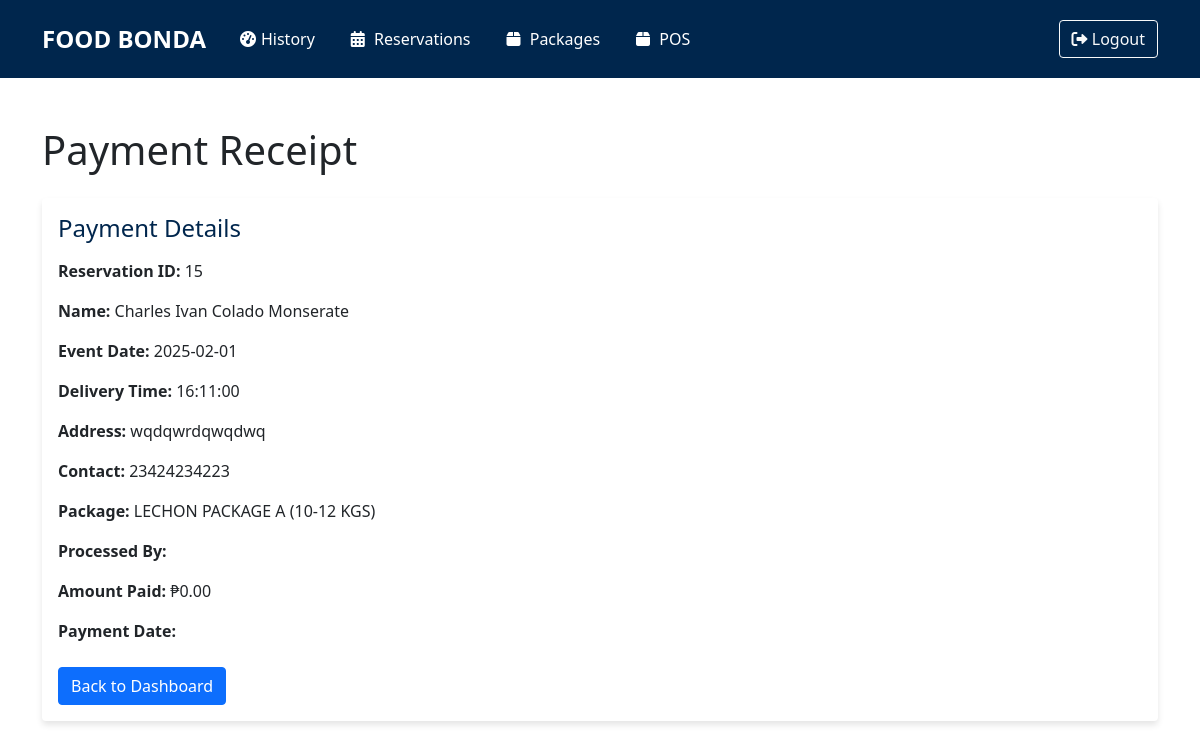
The page /owner/receipt.php?reservation_id=15 on the database as committed earlier.
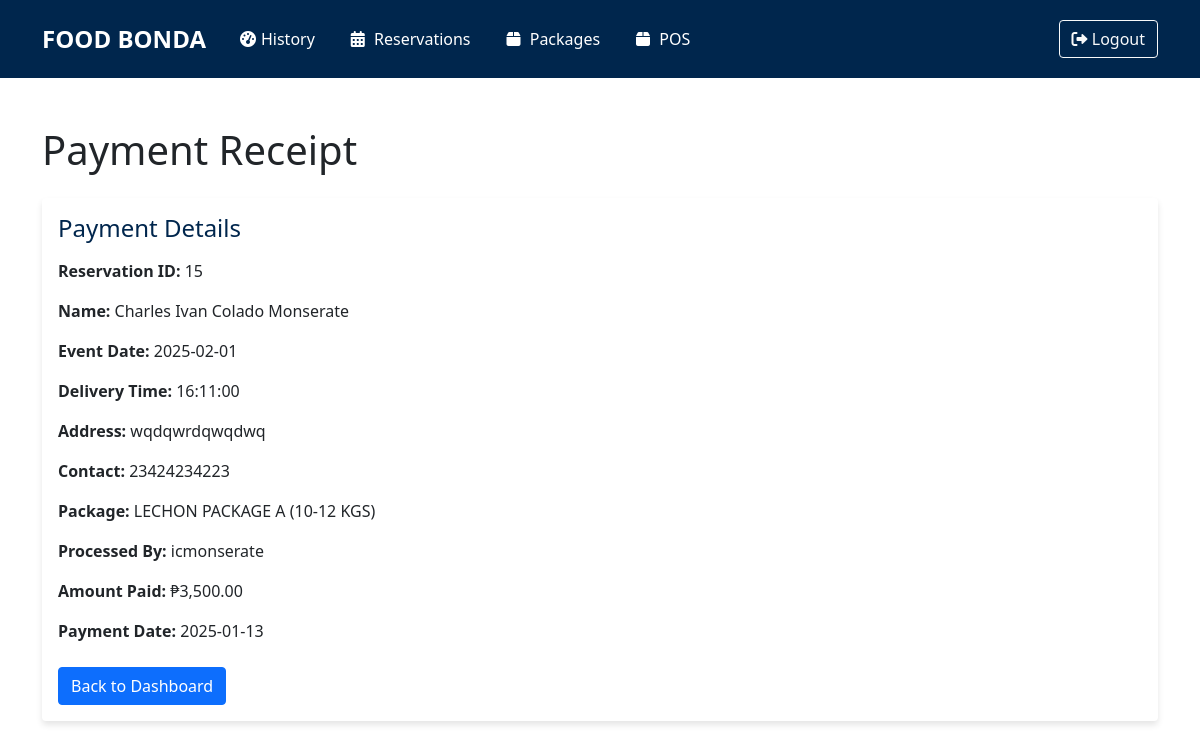
The same page on the database as committed later.
### tables this page shows
CREATE TABLE `payment` (
  `payment_id` int NOT NULL,
  `reservation_id` int DEFAULT NULL,
  `owner_id` int DEFAULT NULL,
  `amount` decimal(10,2) DEFAULT NULL,
  `payment_date` date DEFAULT NULL,
  `created_at` timestamp NULL DEFAULT NULL
);

CREATE TABLE `owners` (
  `owner_id` int NOT NULL,
  `username` varchar(50) NOT NULL,
  `password` varchar(255) NOT NULL,
  `first_name` varchar(50) NOT NULL,
  `last_name` varchar(50) NOT NULL,
  `email` varchar(100) NOT NULL
);

### owner/receipt.php (the view, shortened to what this page needs)
<?php
require_once '../db_conn.php';
$reservation_id = intval($_GET['reservation_id']);
$sql = 'SELECT * FROM reservations WHERE reservation_id = ?';
$stmt = $conn->prepare($sql);
$stmt->bind_param('i', $reservation_id);
$stmt->execute();
$reservation = $stmt->get_result()->fetch_assoc();
$sql = 'SELECT p.*, o.username AS cashier_name FROM payment p JOIN owners o ON p.owner_id = o.owner_id WHERE p.reservation_id = ?';
$stmt = $conn->prepare($sql);
$stmt->bind_param('i', $reservation_id);
$stmt->execute();
$payment = $stmt->get_result()->fetch_assoc();
?>
<!DOCTYPE html>
<html lang="en">
<head>
    <link href="https://cdn.jsdelivr.net/npm/bootstrap@5.1.3/dist/css/bootstrap.min.css" rel="stylesheet">
    <link rel="stylesheet" href="https://cdnjs.cloudflare.com/ajax/libs/font-awesome/6.0.0/css/all.min.css">
    <link rel="stylesheet" href="owner_dashboard.css">
</head>
<body>
    <?php include 'owner_navbar.php'; ?>
    <div class="container mt-5 center-content">
        <h1 class="mb-4">Payment Receipt</h1>
        <div class="card">
            <div class="card-body">
                <h2 class="card-title">Payment Details</h2>
                <p><strong>Reservation ID:</strong> <?php echo htmlspecialchars($reservation['reservation_id']); ?></p>
                <p><strong>Name:</strong> <?php echo htmlspecialchars($reservation['first_name'] . ' ' . $reservation['middle_name'] . ' ' . $reservation['last_name']); ?></p>
                <p><strong>Event Date:</strong> <?php echo htmlspecialchars($reservation['event_date']); ?></p>
                <p><strong>Delivery Time:</strong> <?php echo htmlspecialchars($reservation['delivery_time']); ?></p>
                <p><strong>Address:</strong> <?php echo htmlspecialchars($reservation['delivery_address']); ?></p>
                <p><strong>Contact:</strong> <?php echo htmlspecialchars($reservation['contact']); ?></p>
                <p><strong>Package:</strong> <?php echo htmlspecialchars($reservation['package_name']); ?></p>
                <p><strong>Processed By:</strong> <?php echo htmlspecialchars($payment['cashier_name']); ?></p>
                <p><strong>Amount Paid:</strong> ₱<?php echo number_format($payment['amount'], 2); ?></p>
                <p><strong>Payment Date:</strong> <?php echo htmlspecialchars($payment['payment_date']); ?></p>
                <div class="mt-4">
                    <a href="owner_dashboard.php" class="btn btn-primary">Back to Dashboard</a>
                </div>
            </div>
        </div>
    </div>
</body>
</html>

Rows that differ between the two databases and show on the page:
added payment: owner.username "icmonserate", amount "3,500.00", payment_date "2025-01-13"
Other text that changed with them:
$payment['amount']: "0.00" → (not shown)
